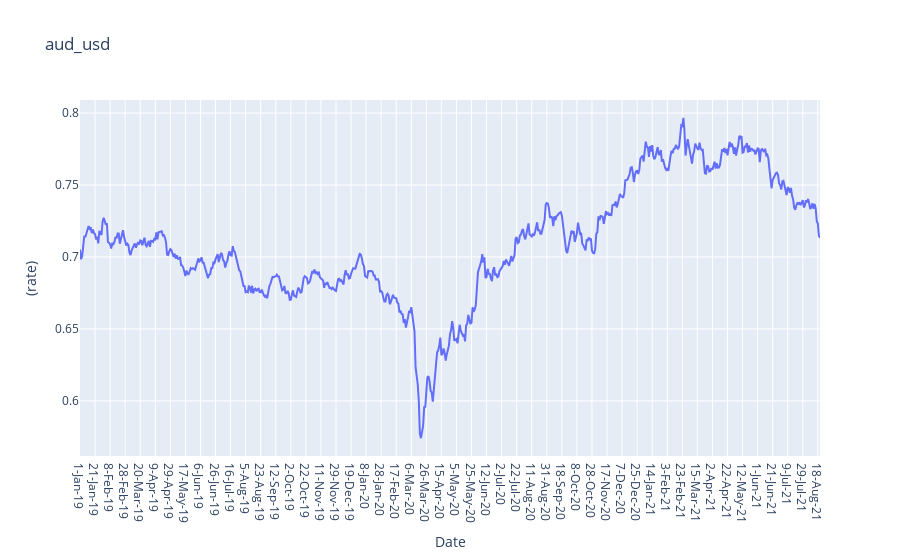

Notebook cell for this chart:
### Code cell
fig = go.Figure(data=[aud_usd_data ], layout=layout)
plotly.offline.iplot(fig)

### Figure 1 — Plotly figure (JSON) as saved in the notebook; plotly's stock layout.template omitted (floating-point values rounded to 4 significant figures; data arrays with more than 128 entries replaced by an {"elided": "..."} marker saying what was removed)
{"data": [{"type": "scatter", "x": {"elided": "689 str values"}, "y": {"elided": "689 float values"}}], "layout": {"title": {"text": "aud_usd"}, "xaxis": {"title": {"text": "Date"}}, "yaxis": {"title": {"text": "(rate)"}}}}
